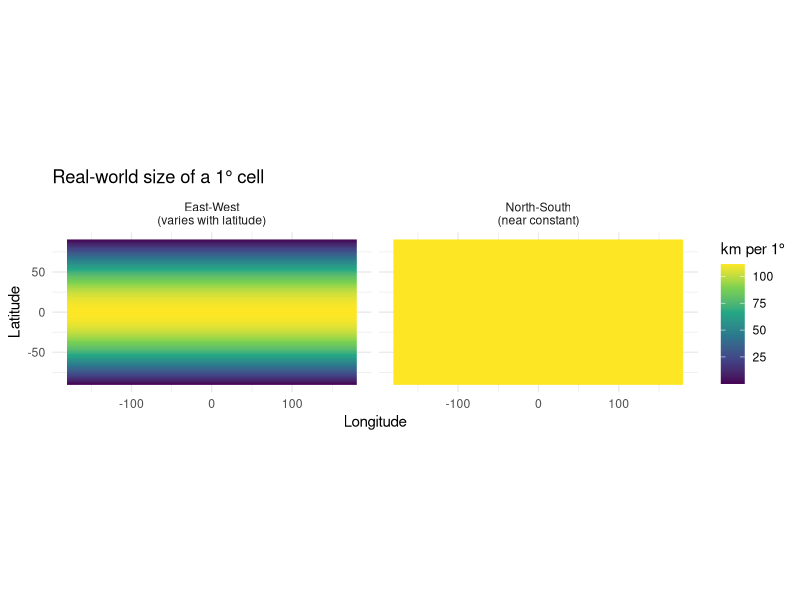
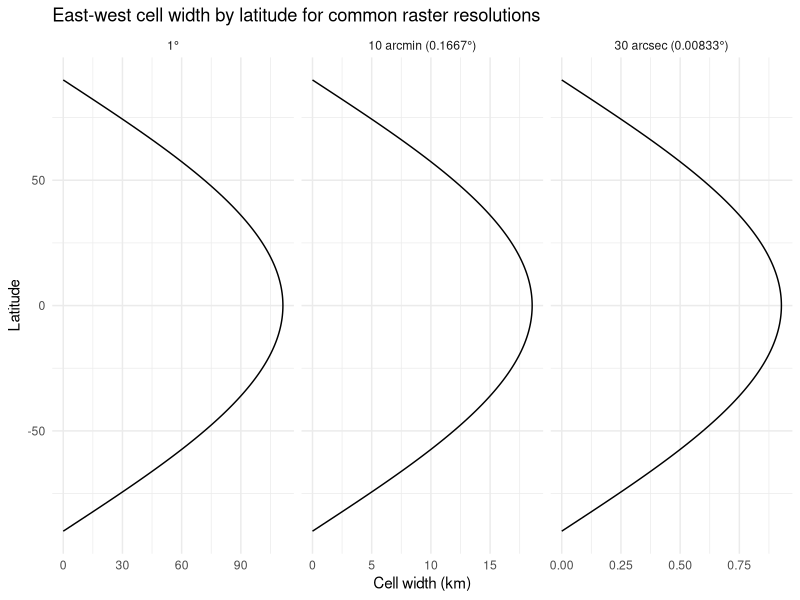
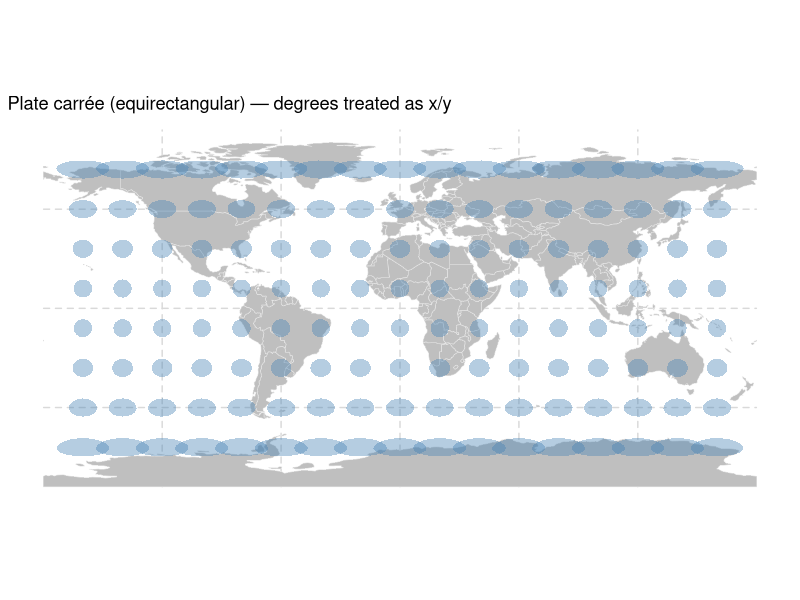
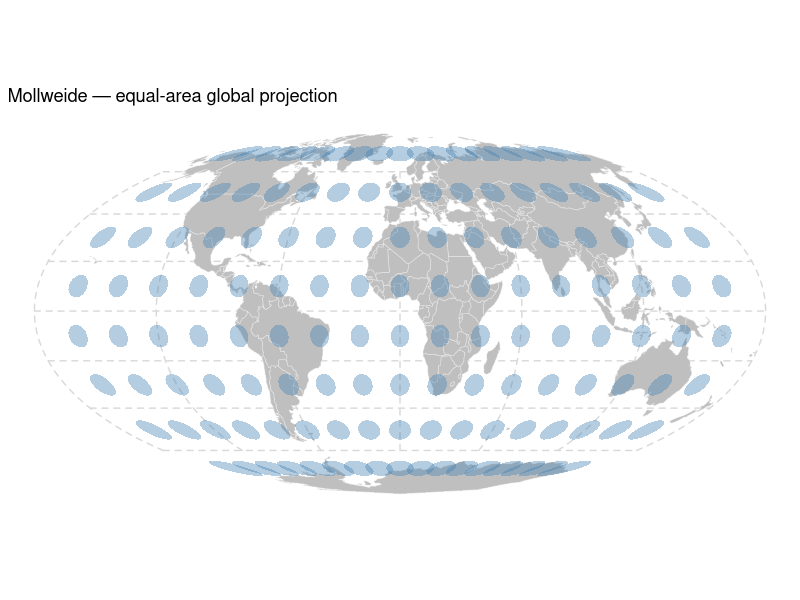
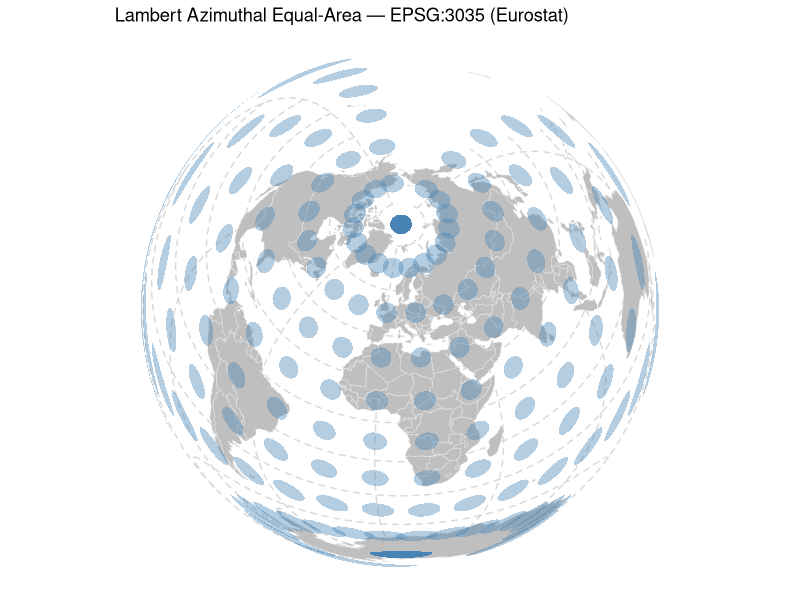
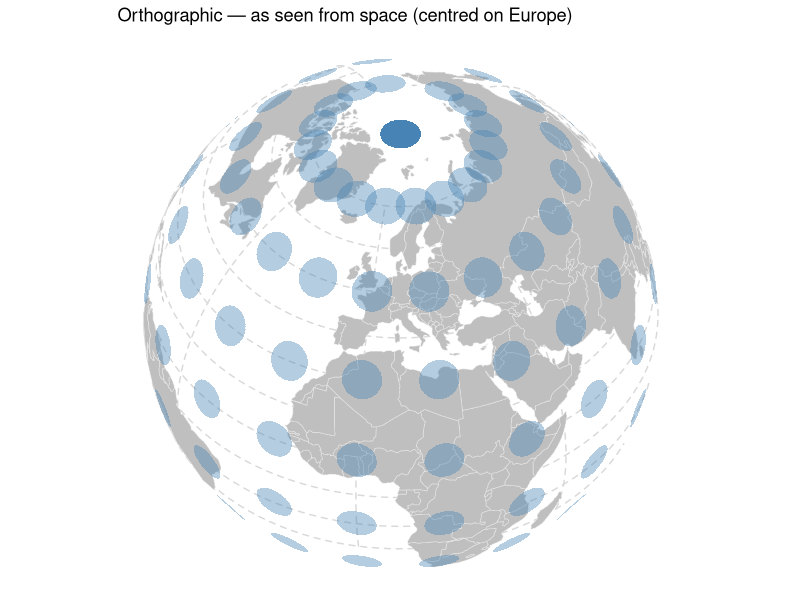
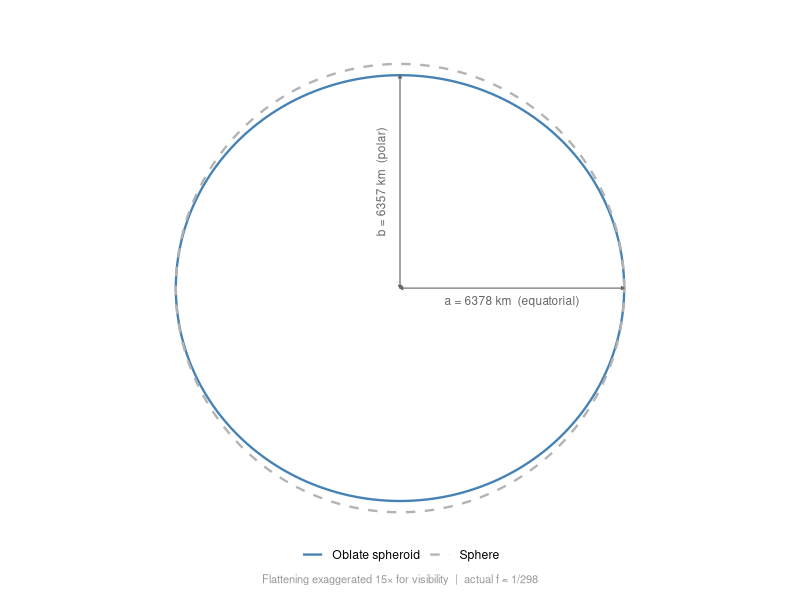
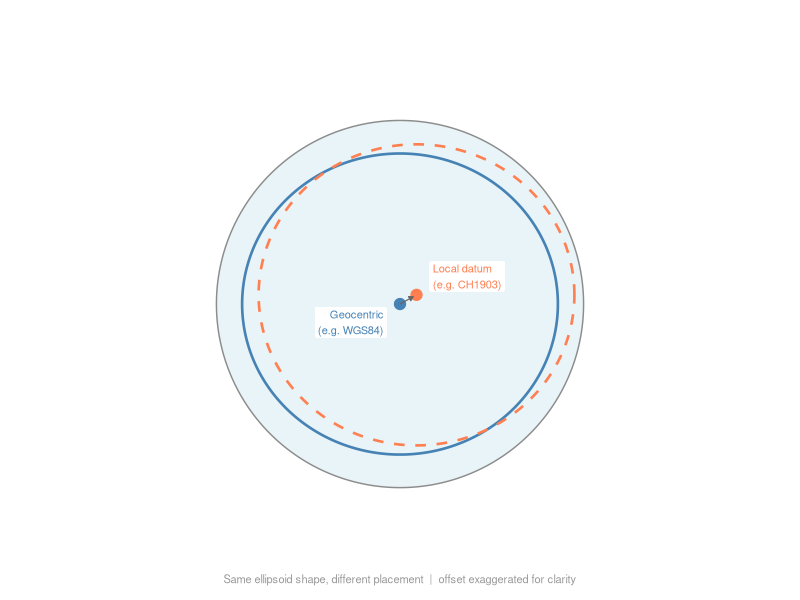

R code for these plots, in order: (Note: this script raises an error after producing the figures.)
library(sf)
library(ggplot2)
library(dplyr)
library(tidyr)
library(tibble)
library(rnaturalearth)
library(rnaturalearthdata)


# Oblate spheroid ---------------------------------------------------------
# The Earth is not a sphere — it is slightly flattened at the poles.
# Equatorial radius a > polar radius b; flattening f = (a-b)/a ≈ 1/298.
# The actual difference is ~21 km on a radius of ~6378 km, so it is nearly
# invisible at true scale. We exaggerate the flattening for visual clarity.

a <- 6378.137 # equatorial radius (km)
b <- 6356.752 # polar radius (km)
f <- (a - b) / a # actual flattening ≈ 1/298.257

exag <- 15
b_vis <- a * (1 - exag * f) # exaggerated polar radius for plotting
theta <- seq(0, 2 * pi, length.out = 1000)

p <- bind_rows(
  tibble(x = a * cos(theta), y = a * sin(theta), shape = "Sphere"),
  tibble(
    x = a * cos(theta),
    y = b_vis * sin(theta),
    shape = "Oblate spheroid"
  )
) |>
  ggplot(aes(x, y, colour = shape, linetype = shape)) +
  geom_path(linewidth = 0.8) +
  scale_colour_manual(
    values = c("Sphere" = "grey70", "Oblate spheroid" = "steelblue")
  ) +
  scale_linetype_manual(
    values = c("Sphere" = "dashed", "Oblate spheroid" = "solid")
  ) +
  annotate(
    "segment",
    x = 0,
    xend = a,
    y = 0,
    yend = 0,
    colour = "grey40",
    linewidth = 0.4,
    arrow = arrow(ends = "both", length = unit(0.08, "cm"), type = "closed")
  ) +
  annotate(
    "text",
    x = a / 2,
    y = -350,
    label = paste0("a = ", round(a), " km  (equatorial)"),
    size = 3,
    colour = "grey40"
  ) +
  annotate(
    "segment",
    x = 0,
    xend = 0,
    y = 0,
    yend = b_vis,
    colour = "grey40",
    linewidth = 0.4,
    arrow = arrow(ends = "both", length = unit(0.08, "cm"), type = "closed")
  ) +
  annotate(
    "text",
    x = -550,
    y = b_vis / 2,
    label = paste0("b = ", round(b), " km  (polar)"),
    size = 3,
    colour = "grey40",
    angle = 90
  ) +
  labs(
    colour = NULL,
    linetype = NULL,
    caption = paste0(
      "Flattening exaggerated ",
      exag,
      "\u00d7 for visibility  |  actual f \u2248 1/298"
    )
  ) +
  coord_equal() +
  theme_void() +
  theme(
    legend.position = "bottom",
    plot.caption = element_text(colour = "grey60", size = 8, hjust = 0.5),
    plot.margin = margin(30, 30, 10, 30)
  )


ggsave(
  "public/Introduction/oblate-spheroid.png",
  p,
  width = 6,
  height = 6,
  dpi = 150,
  bg = "white"
)


# Datum positioning --------------------------------------------------------
# A datum positions the ellipsoid in 3D space relative to the real Earth.
# Same ellipsoid shape, two different placements:
#   Blue (solid)   = geocentric datum (WGS84): centred at Earth's centre of mass
#   Coral (dashed) = local datum (CH1903): origin offset to best fit a region

R_e <- 1.00 # normalised "real Earth" radius
a_e <- 0.86 # ellipsoid equatorial radius (normalised)
b_e <- 0.82 # ellipsoid polar radius (normalised, slightly flattened)

ox <- 0.09 # local datum x-offset (exaggerated)
oy <- 0.05 # local datum y-offset (exaggerated)

theta <- seq(0, 2 * pi, length.out = 500)

earth_outline <- tibble(x = R_e * cos(theta), y = R_e * sin(theta))
ell_geo <- tibble(x = a_e * cos(theta), y = b_e * sin(theta))
ell_local <- tibble(x = ox + a_e * cos(theta), y = oy + b_e * sin(theta))

datum_plot <- ggplot() +
  geom_polygon(
    data = earth_outline,
    aes(x, y),
    fill = "#e8f4f8",
    colour = "grey55",
    linewidth = 0.5
  ) +
  geom_path(data = ell_geo, aes(x, y), colour = "steelblue", linewidth = 0.9) +
  geom_path(
    data = ell_local,
    aes(x, y),
    colour = "coral",
    linewidth = 0.9,
    linetype = "dashed"
  ) +
  # Origins
  annotate("point", x = 0, y = 0, size = 3.5, colour = "steelblue") +
  annotate("point", x = ox, y = oy, size = 3.5, colour = "coral") +
  # Offset arrow between origins
  annotate(
    "segment",
    x = 0,
    xend = ox * 0.8,
    y = 0,
    yend = oy * 0.8,
    colour = "grey40",
    linewidth = 0.4,
    arrow = arrow(length = unit(0.12, "cm"), type = "closed")
  ) +
  # Labels
  annotate(
    "label",
    x = -0.07,
    y = -0.10,
    label = "Geocentric\n(e.g. WGS84)",
    size = 2.8,
    colour = "steelblue",
    fill = "white",
    label.size = 0,
    hjust = 1,
    lineheight = 1.2
  ) +
  annotate(
    "label",
    x = ox + 0.07,
    y = oy + 0.10,
    label = "Local datum\n(e.g. CH1903)",
    size = 2.8,
    colour = "coral",
    fill = "white",
    label.size = 0,
    hjust = 0,
    lineheight = 1.2
  ) +
  labs(
    caption = "Same ellipsoid shape, different placement  |  offset exaggerated for clarity"
  ) +
  coord_equal(xlim = c(-1.3, 1.3), ylim = c(-1.3, 1.3)) +
  theme_void() +
  theme(
    plot.caption = element_text(colour = "grey60", size = 8, hjust = 0.5),
    plot.margin = margin(30, 30, 10, 30)
  )

ggsave(
  "public/Introduction/datum-positioning.png",
  datum_plot,
  width = 6,
  height = 6,
  dpi = 150,
  bg = "white"
)


# Part 1: Degrees to Metres -----------------------------------------------

# Geographic coordinates (lat/lon) are in degrees, not metres.
# 1° of latitude is always ≈ 111 km.
# 1° of longitude shrinks toward the poles:
#
#   km per 1° longitude = 40075 * cos(latitude) / 360

km_per_deg_lon <- function(lat_deg) {
  40075 * cos(lat_deg * pi / 180) / 360
}

km_per_deg_lon(c(0, 45, 47, 80, 90))


# Arc-seconds to decimal degrees:
#   decimal_deg = degrees + minutes/60 + seconds/3600
#
# Common raster resolutions:
#   30 arcsec  = 0.00833°  → cell height ~0.93 km, width at 47°N ~0.63 km
#   10 arcmin  = 0.16667°  → cell height ~18.5 km, width at 47°N ~12.7 km
#   1 degree   = 1°        → cell height ~111 km,  width at 47°N ~76 km

# Haversine distance -------------------------------------------------------
# Great-circle distance between two points (in metres).
# Defaults: distance of 1° east at the given latitude (east-west width of a 1° cell).

haversine_distance <- function(
  lon1,
  lat1,
  lon2 = lon1 + 1, # default: 1° east
  lat2 = lat1 # default: same latitude
) {
  R <- 6378.137 # Earth radius in km
  dlat <- (lat2 - lat1) * pi / 180
  dlon <- (lon2 - lon1) * pi / 180
  a <- sin(dlat / 2)^2 +
    cos(lat1 * pi / 180) * cos(lat2 * pi / 180) * sin(dlon / 2)^2
  2 * atan2(sqrt(a), sqrt(1 - a)) * R * 1000 # metres
}

# Width of a 10-arcminute raster cell at 47°N (Zurich):
haversine_distance(0, 47) * (10 / 60)


# Experiment 1: Real-world size of a 1° cell ------------------------------
# East-west width varies strongly with latitude; north-south height is near-constant.

expand.grid(lat = seq(-90, 90, 1), lon = seq(-180, 180, 1)) |>
  mutate(
    `East-West\n(varies with latitude)` = haversine_distance(
      lon,
      lat,
      lon + 1,
      lat
    ),
    `North-South\n(near constant)` = haversine_distance(lon, lat, lon, lat + 1)
  ) |>
  pivot_longer(
    c(starts_with("East"), starts_with("North")),
    names_to = "direction",
    values_to = "metres"
  ) |>
  ggplot(aes(lon, lat, fill = metres / 1000)) +
  geom_raster() +
  scale_fill_viridis_c(name = "km per 1°") +
  facet_wrap(~direction) +
  labs(
    title = "Real-world size of a 1° cell",
    x = "Longitude",
    y = "Latitude"
  ) +
  coord_equal() +
  theme_minimal()


# 1° longitude width in km by latitude ------------------------------------
# Saved as a slide figure to replace the table on the Degrees to Metres slide.

lon_by_lat <- tibble(lat = seq(-90, 90, 0.5)) |>
  mutate(km = cos(lat * pi / 180) * 40075 / 360)

refs <- tibble(
  lat = c(-33, 0, 47, 59.3, 64, 90),
  label = c(
    "33°S (Cape Town)",
    "0° (equator)",
    "47°N (Zürich)",
    "59°N (Stockholm)",
    "64°N (Reykjavík)",
    "90° (pole)"
  )
) |>
  mutate(
    km = cos(lat * pi / 180) * 40075 / 360,
    label = paste0(label, " — ", round(km), " km")
  )

lon_km_plot <- ggplot(lon_by_lat, aes(x = km, y = lat)) +
  geom_path(colour = "steelblue", linewidth = 0.9) +
  geom_segment(
    data = refs,
    aes(x = 0, xend = km, y = lat, yend = lat),
    colour = "grey75",
    linewidth = 0.35,
    linetype = "dotted"
  ) +
  geom_point(
    data = refs,
    aes(x = km, y = lat),
    colour = "steelblue",
    size = 2.5
  ) +
  geom_text(
    data = refs,
    aes(x = km + 3, y = lat, label = label),
    hjust = 0,
    size = 2.8,
    colour = "grey30"
  ) +
  scale_y_continuous(
    breaks = seq(-90, 90, 30),
    labels = \(x) {
      ifelse(x == 0, "0°", paste0(abs(x), "°", ifelse(x > 0, "N", "S")))
    }
  ) +
  scale_x_continuous(limits = c(0, 160)) +
  labs(
    x = "km per 1° longitude",
    y = NULL,
    caption = "Spherical approximation — 40 075 × cos(φ) / 360"
  ) +
  theme_minimal() +
  theme(
    panel.grid.minor = element_blank(),
    plot.caption = element_text(colour = "grey60", size = 7.5, hjust = 0.5)
  )

ggsave(
  "public/Introduction/lon-km-by-lat.png",
  lon_km_plot,
  width = 6,
  height = 7,
  dpi = 150,
  bg = "white"
)


# Experiment 2: Raster resolution in context -------------------------------
# How wide is a raster cell (in km) at each latitude for three common resolutions?

tribble(
  ~resolution            , ~deg      ,
  "1°"                   ,         1 ,
  "10 arcmin (0.1667°)"  , 10 / 60   ,
  "30 arcsec (0.00833°)" , 30 / 3600
) |>
  mutate(resolution = factor(resolution, levels = resolution)) |>
  crossing(lat = seq(-90, 90, 1)) |>
  mutate(km = haversine_distance(0, lat) * deg / 1000) |>
  ggplot(aes(km, lat)) +
  geom_path() +
  facet_wrap(~resolution, scales = "free_x") +
  labs(
    title = "East-west cell width by latitude for common raster resolutions",
    x = "Cell width (km)",
    y = "Latitude"
  ) +
  theme_minimal()


# Part 2: Projection Distortion -------------------------------------------
# All projections distort the Earth. The question is *what* they distort:
#   Conformal  (e.g. Mercator):  preserves local angles/shape — distorts area
#   Equal-area (e.g. Mollweide): preserves area — distorts shape
#   Equidistant:                 preserves distances from a reference point
#
# Plate carrée (equirectangular): what you get when degrees are treated as x/y pixels.
# This is what EPSG:4326 looks like when rendered naively on screen.

# Setup: equal-area circles ------------------------------------------------
# 500 km circles at a regular grid. Same real-world size everywhere —
# any visual difference between projections is pure distortion.
# sf uses S2 for geographic CRS, so st_buffer() gives correct geodesic circles.

world <- ne_countries(returnclass = "sf")

grid_pts <- expand.grid(lon = seq(-180, 180, 20), lat = seq(-90, 90, 20)) |>
  st_as_sf(coords = c("lon", "lat"), crs = 4326, remove = FALSE)

circles <- st_buffer(grid_pts, dist = 500e3) |>
  filter(abs(lon) != 180) # remove circles at ±180° to avoid date-line artefacts

base_map <- ggplot() +
  geom_sf(data = world, fill = "grey75", colour = "grey90", linewidth = 0.2) +
  geom_sf(data = circles, fill = "steelblue", alpha = 0.4, colour = NA) +
  theme_minimal() +
  theme(panel.grid = element_line(colour = "grey85", linetype = 2))


# Plate carrée — the implicit default --------------------------------------
base_map +
  labs(title = "Plate carrée (equirectangular) — degrees treated as x/y")

# Mollweide — equal-area ---------------------------------------------------
base_map +
  coord_sf(crs = "+proj=moll") +
  labs(title = "Mollweide — equal-area global projection")

# LAEA Europe (EPSG:3035) --------------------------------------------------
base_map +
  coord_sf(crs = st_crs(3035)) +
  labs(title = "Lambert Azimuthal Equal-Area — EPSG:3035 (Eurostat)")

# Orthographic — the globe from space --------------------------------------
base_map +
  coord_sf(
    crs = "+proj=ortho +lat_0=45 +lon_0=10 +a=6371000 +b=6371000 +units=m +no_defs"
  ) +
  labs(title = "Orthographic — as seen from space (centred on Europe)")


# Plate carrée: world -------------------------------------------------------

base_map_no_circles <- ggplot() +
  geom_sf(data = world, fill = "grey75", colour = "grey90", linewidth = 0.2) +
  theme_minimal() +
  theme(panel.grid = element_line(colour = "grey85", linetype = 2))

ggsave(
  "public/Introduction/platecarre-world-circles.png",
  base_map,
  width = 10,
  height = 5.5,
  dpi = 150,
  bg = "white"
)

ggsave(
  "public/Introduction/platecarre-world.png",
  base_map_no_circles,
  width = 10,
  height = 5.5,
  dpi = 150,
  bg = "white"
)


# Plate carrée: Switzerland -------------------------------------------------
# At 47°N: 1° longitude ≈ 76 km, 1° latitude ≈ 111 km.
# Treating degrees as x/y stretches the shape east–west.

ch <- ne_countries(
  country = "Switzerland",
  scale = "medium",
  returnclass = "sf"
)
ch_cantons <- ne_states(country = "Switzerland", returnclass = "sf")

st_crs(ch_cantons) <- NA


int_lables <- \(x) {
  low <- ceiling(min(x))
  high <- floor(max(x))
  as.integer(seq(low, high, 1))
}

platecarre_ch <-
  ggplot() +
  geom_sf(
    data = ch_cantons,
    fill = "grey85",
    colour = "white",
    linewidth = 0.3
  ) +
  scale_x_continuous(breaks = int_lables) +
  scale_y_continuous(breaks = int_lables) +
  labs(x = "Longitude (°E)", y = "Latitude (°N)") +
  theme_minimal()

ggsave(
  "public/Introduction/platecarre-switzerland.png",
  platecarre_ch,
  width = 7,
  height = 5,
  dpi = 150,
  bg = "white"
)
